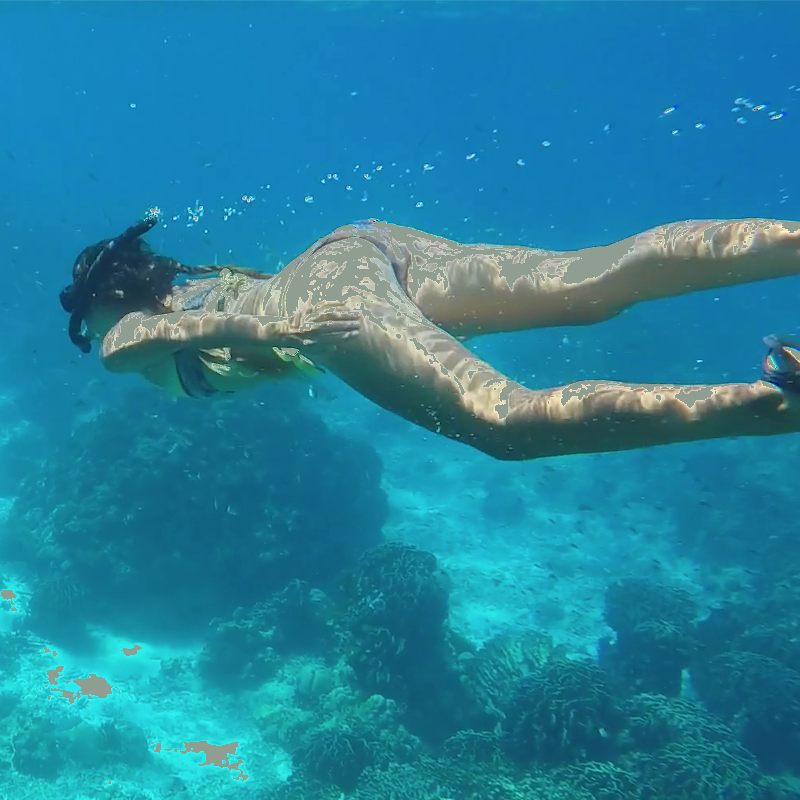
#> input picture temp_images/result.png, 800 x 800 px
$ python inpainting.py
#> lines starting #> are read from the running program, lines starting #| are printed output that depends on the picture; after the words box and inside, x2 and y2 are one past the last pixel; in counts of white or black regions, pixels touching at a corner belong together
#!/usr/bin/env python3
# -*- coding: utf-8 -*-

import numpy as np
import cv2

WHITE = 255
DARKEN_LAYER = 0

def inpaint(image, mask):
	RADIOUS = 3
	return cv2.inpaint(image,mask,RADIOUS,cv2.INPAINT_TELEA)

def reduce_mask(mask):

	N,M = np.shape(mask)
	WHITE = 255
	DARKEN_LAYER = 0

	for i in range(N):

		edge_detected = False
		for j in range(M):

			if mask[i][j] == WHITE and edge_detected == False:
				mask[i][j] = 0
				if j+DARKEN_LAYER<M:
					for k in range(1,DARKEN_LAYER+1):
						mask[i][j+k]=0

				if j+DARKEN_LAYER+1 == WHITE:
					edge_detected = True

			elif mask[i][j] == 0 and edge_detected == True:
				mask[i][j-1] = 0
				edge_detected = False
				if j-DARKEN_LAYER>=0:
					for k in range(1,DARKEN_LAYER+1):
						mask[i][j-k]=0


if __name__ == "__main__":
	image = cv2.imread('temp_images/result.png') #'images/UW_400.png'
#> image is the input picture: shape (800, 800, 3); mean B, G, R 158.3, 130.4, 35.5
	mask = cv2.imread('temp_images/binary_morf.png')
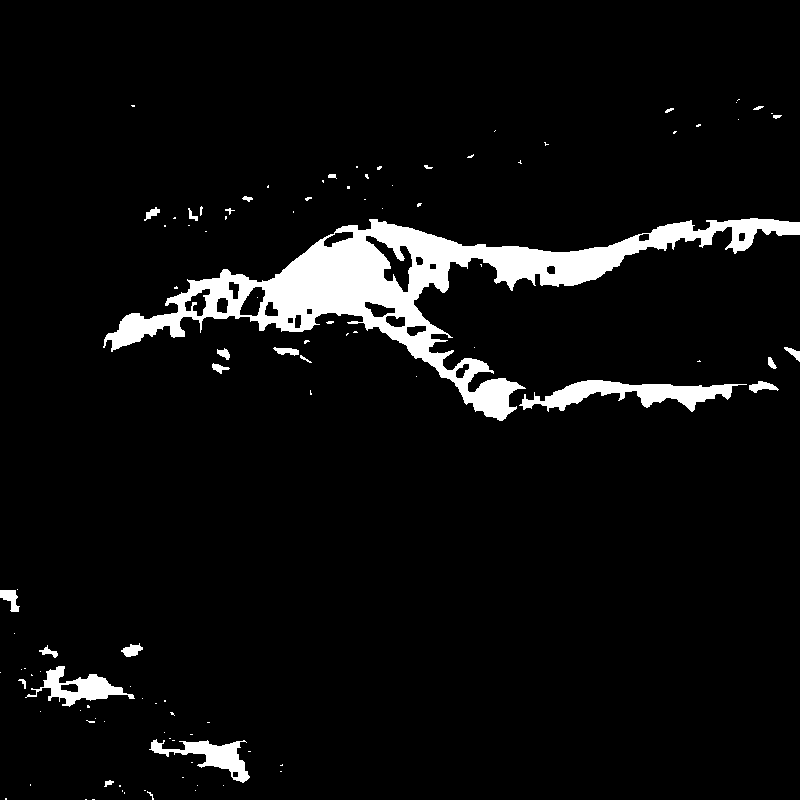
#> input picture temp_images/binary_morf.png, 800 x 800 px
#> mask is the input picture: shape (800, 800, 3); 5.7% white; 105 white regions (79 under 20 px), largest, box (x1, y1, x2, y2) and area: (103, 218, 800, 421) 28289, (519, 380, 747, 412) 3104, (25, 666, 135, 707) 1585
	mask = cv2.cvtColor(mask, cv2.COLOR_BGR2GRAY)
	#reduce_mask(mask)
	output = inpaint(image, mask)
#> in inpaint, `return cv2.inpaint(image,mask,RADIOUS,cv2.INPAINT_TELEA)`:
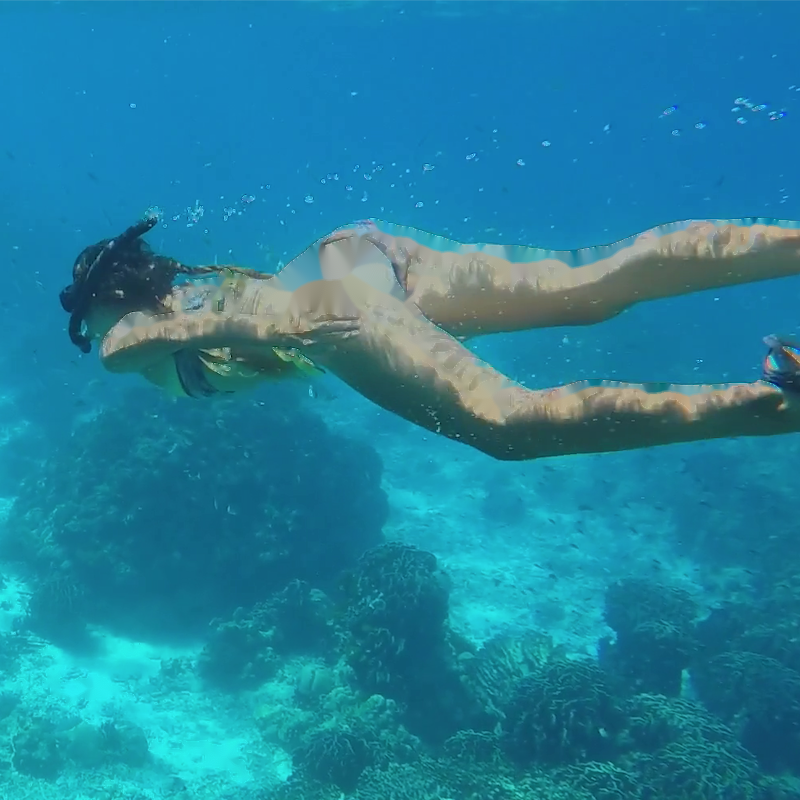
#> returned value: shape (800, 800, 3); mean of channels 0, 1, 2 158.3, 129.9, 33.8; drawn as B, G, R
	cv2.imwrite('temp_images/inpainted_image_result.png', output)
